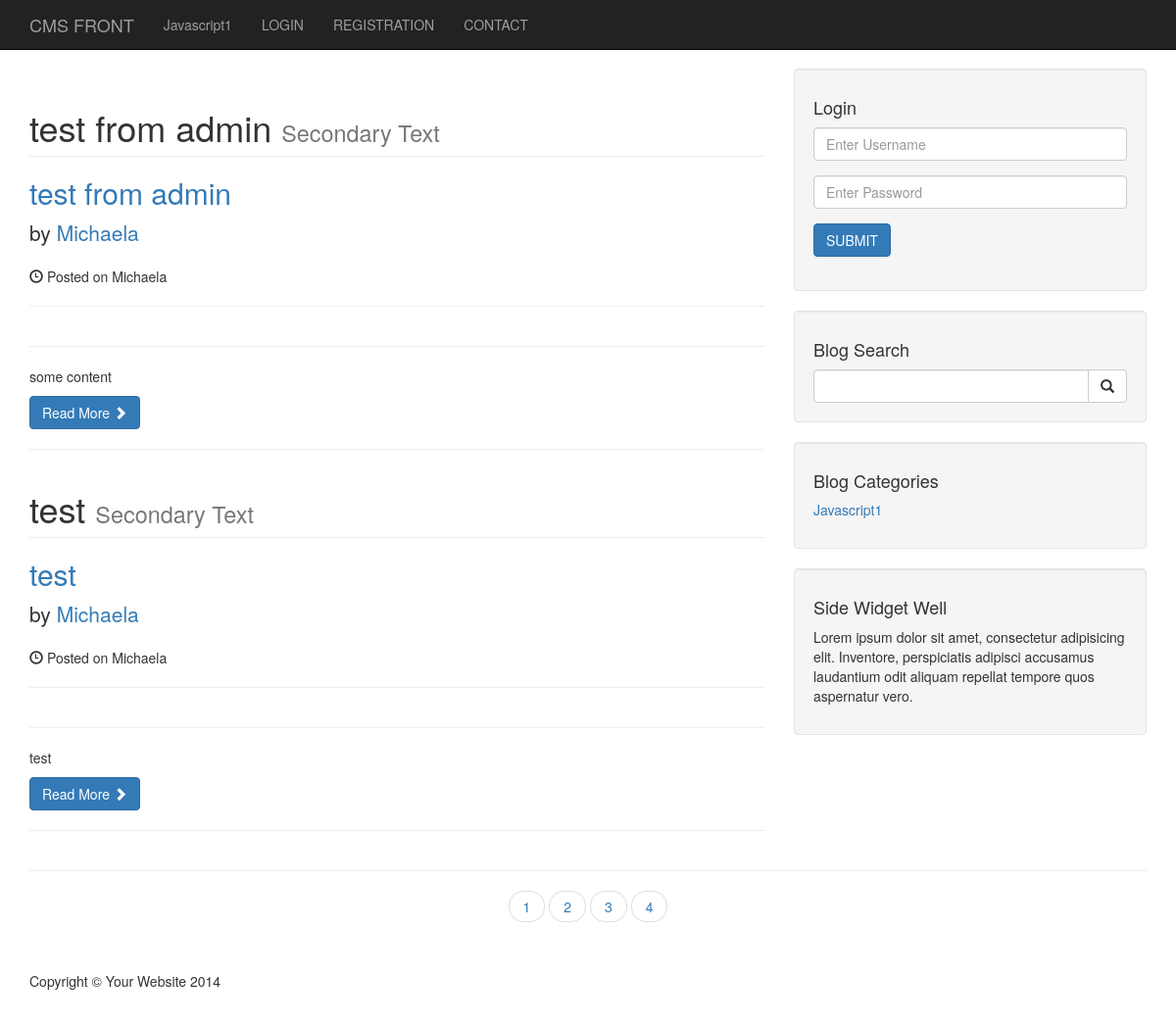
Page /cms/index.php on the committed database.
### tables this page shows
CREATE TABLE `categories` (
  `cat_id` int(3) NOT NULL,
  `cat_title` varchar(255) NOT NULL
);

CREATE TABLE `posts` (
  `post_id` int(3) NOT NULL,
  `post_catagory_id` int(3) NOT NULL,
  `post_title` varchar(255) NOT NULL,
  `post_author` varchar(255) NOT NULL,
  `post_user` varchar(255) NOT NULL,
  `post_date` date NOT NULL,
  `post_image` text NOT NULL,
  `post_content` text NOT NULL,
  `post_tags` varchar(255) NOT NULL,
  `post_status` varchar(255) NOT NULL,
  `post_comment_count` int(3) NOT NULL,
  `post_views_count` int(3) NOT NULL
);

### cms/includes/functions.php (called while the page is built, shortened)
<?php
     function isLoggedIn(){
        return false;
     }
    ?>

### cms/index.php (the view, shortened to what this page needs)
<?php include 'includes/header.php' ?>
<?php include 'includes/navigation.php' ?>
<div class="container">
    <div class="row">
        <div class="col-md-8">
            <?php
            include 'includes/db.php';
            $per_page = 2;
            if(isset($_GET['page'])){
                $page = $_GET['page'];
            }
            else{
                $page = "";
            }
            if($page == "" || $page == 1 ){
                $page_1 = 0;
            }else{
                $page_1 = ($page * $per_page) - $per_page ;
            }
            $post_query_count = "SELECT * FROM posts";
            $find_count = mysqli_query($connection, $post_query_count);
            $count = mysqli_num_rows($find_count);
            $count = ceil($count / $per_page);
            $query_post = "SELECT * FROM posts LIMIT $page_1, $per_page";
            $posts = mysqli_query($connection, $query_post);
            while ($title = mysqli_fetch_assoc($posts)) {
                $post_id =  $title['post_id'];
                $post_title =  $title['post_title'];
                $post_author =  $title['post_author'];
                $post_content =  $title['post_content'];
            ?>
                <h1 class="page-header">
                    <?php echo  $post_title ?>
                    <small>Secondary Text</small>
                </h1>
                <h2>
                    <a href="post.php?p_id=<?php echo  $post_id ?>"> <?php echo  $post_title ?></a>
                </h2>
                <p class="lead">
                    by <a href="author_posts.php?author=<?php echo $post_author;?>&p_id=<?php echo $post_id;?>"><?php echo   $post_author ?></a>
                </p>
                <p><span class="glyphicon glyphicon-time"></span> Posted on <?php echo   $post_author ?></p>
                <hr>
                <hr>
                <p><?php echo   $post_content ?></p>
                <a class="btn btn-primary" href="post.php?p_id=<?php echo  $post_id ?>">Read More <span class="glyphicon glyphicon-chevron-right"></span></a>
                <hr>
            <?php
            }
            ?>
        </div>
        <?php include "includes/sidebar.php" ?>
    </div>
    <hr>
    <ul class="pager">
        <?php
        for($i=1; $i<$count; $i++){
            if($i == $page){
                echo" <li><a class = 'active_link' href='index.php?page={$i}'>$i</a></li>";
            }
            else{
                echo" <li><a href='index.php?page={$i}'>$i</a></li>";
            }
        }
        ?>
    </ul>
    <?php include "includes/footer.php" ?>

### cms/includes/navigation.php (shortened to what this page needs)
<nav class="navbar navbar-inverse navbar-fixed-top" role="navigation">
        <div class="container">
            <div class="navbar-header">
                <a class="navbar-brand" href="./index">CMS FRONT</a>
            </div>
            <div class="collapse navbar-collapse" id="bs-example-navbar-collapse-1">
                <ul class="nav navbar-nav">
                <?php
                include 'db.php';
                $query = "SELECT * FROM categories";
                $select_all_categories_query = mysqli_query($connection, $query);
                while($row = mysqli_fetch_row($select_all_categories_query)) {
                    $cat_title = $row[1];
                    $category_class = '';
                    $registration_class ='';
                 ?>
                    <li class="<?php  echo $category_class; ?>">
                        <a href="#"><?php  echo $cat_title; ?></a>
                    </li>
                    <?php  } ?>
                    <?php if(isLoggedIn()): ?>
                    <li>
                        <a href="admin">ADMIN</a>
                    </li>
                    <li>
                        <a href="includes/logout.php">Log out</a>
                    </li>
                    <?php else: ?>
                        <li>
                            <a href="login">LOGIN</a>
                        </li>
                         <li  class="<?php  echo  $registration_class; ?>">
                            <a href="registration">REGISTRATION</a>
                        </li>
                    <?php endif; ?>
                    <li>
                        <a href="contact">CONTACT</a>
                    </li>
                </ul>
            </div>
        </div>
    </nav>

### cms/includes/sidebar.php (shortened to what this page needs)
<div class="col-md-4">
    <div class="well">
    <?php
        if(isset($_SESSION['username'])){
            $username = $_SESSION['username'];
            echo "<h4>Login as  {$username} </h4>";
            echo '<a href="includes/logout.php" class="btn btn-primary">LOGOUT</a>';
        }
        else{
    ?>
        <h4>Login</h4>
        <form action="includes/login.php" method="post">
            <div class="form-group">
                <input type="text" name="username" placeholder="Enter Username" class="form-control">
            </div>
            <div class="form-group">
                <input type="password" name="password" placeholder="Enter Password" class="form-control">
            </div>
            <div class="form-group">
                <button class="btn btn-primary" name="login" type="submit">SUBMIT</button>
            </div>
        </form>
        <?php } ?>
    </div>
    <div class="well">
        <h4>Blog Search</h4>
        <form action="search.php" method="post">
            <div class="input-group">
                <input name="search" type="search" class="form-control">
                <span class="input-group-btn">
                    <button name="submit" class="btn btn-default" type="submit">
                        <span class="glyphicon glyphicon-search"></span>
                    </button>
                </span>
            </div>
        </form>
    </div>
    <div class="well">
        <h4>Blog Categories</h4>
        <div class="row">
            <div class="col-lg-12">
                <ul class="list-unstyled">
                    <?php
                    include 'db.php';
                    $query = "SELECT * FROM categories";
                    $select_all_categories_sidebar = mysqli_query($connection, $query);
                    while ($row = mysqli_fetch_row($select_all_categories_sidebar)) {
                        $cat_title = $row[1];
                        $cat_id = $row[0];
                    ?>
                        <li>
                            <a href="category.php?category=<?php echo $cat_id;?>"><?php echo $cat_title; ?></a>
                        </li>
                    <?php  } ?>
                </ul>
            </div>
        </div>
    </div>
    <?php include 'includes/widget.php'?>
</div>

### cms/css/blog-home.css (style rules this page uses)
body { padding-top: 70px; }

### rows in the picture
categories: cat_title "Javascript1"
posts: post_title "test from admin", post_author "Michaela", post_content "some content"
posts: post_title "test", post_author "Michaela", post_content "test"
